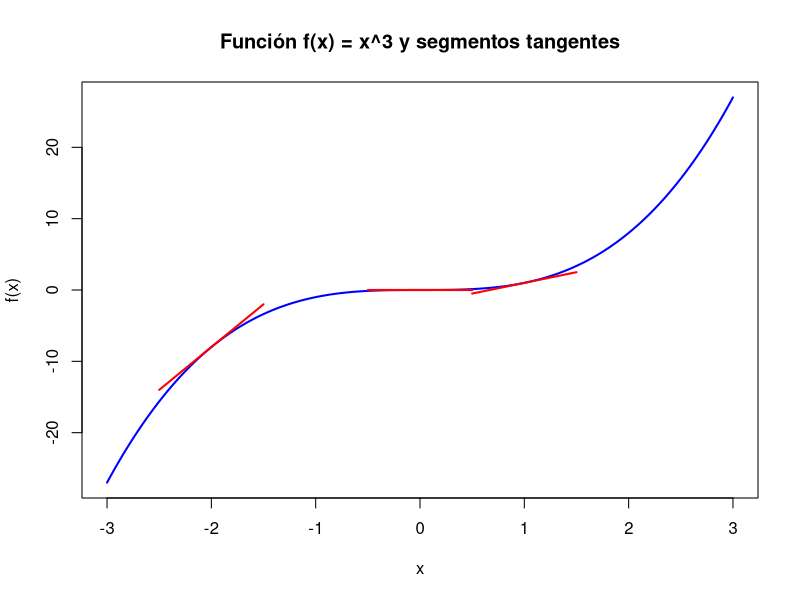

Source code (R):
# Definir el rango de x
x <- seq(-3, 3, 0.01)
y <- x^3  # Función f(x) = x^3

# Graficar la función
plot(x, y, type = 'l', col = "blue", lwd = 2,
     main = "Función f(x) = x^3 y segmentos tangentes",
     xlab = "x", ylab = "f(x)")

# Función para trazar un segmento tangente en un punto x0
trazar_tangente <- function(x0) {
  # Calcular la pendiente (derivada en x0)
  m <- 3 * x0^2
  
  # Calcular el punto (x0, y0) en la función
  y0 <- x0^3
  
  # Definir los extremos del segmento tangente
  x1 <- x0 - 0.5
  x2 <- x0 + 0.5
  y1 <- m * (x1 - x0) + y0  # Ecuación de la recta tangente
  y2 <- m * (x2 - x0) + y0
  
  # Trazar el segmento tangente
  points(c(x1, x2), c(y1, y2), type = 'l', col = "red", lwd = 2)
  
}

# Puntos donde se trazarán las tangentes
puntos_tangencia <- c(-2, 0, 1)

# Trazar las tangentes en los puntos dados
for (x0 in puntos_tangencia) {
  trazar_tangente(x0)
}